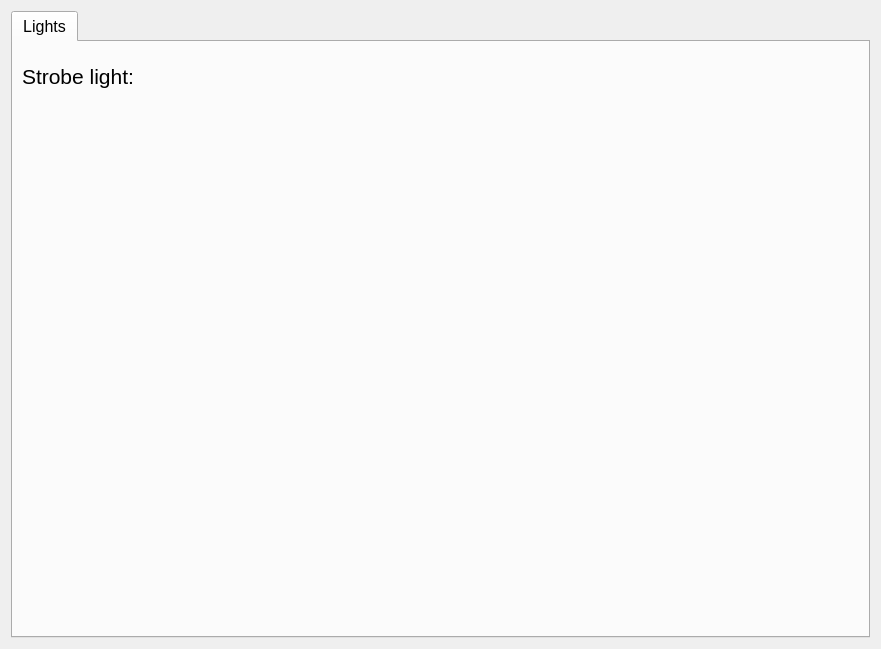
<?xml version="1.0" encoding="UTF-8"?>
<ui version="4.0">
 <class>EmulatorWidget</class>
 <widget class="QWidget" name="EmulatorWidget">
  <property name="geometry">
   <rect>
    <x>0</x>
    <y>0</y>
    <width>881</width>
    <height>649</height>
   </rect>
  </property>
  <property name="windowTitle">
   <string>Form</string>
  </property>
  <layout class="QVBoxLayout" name="verticalLayout">
   <item>
    <widget class="QTabWidget" name="tabWidgetEmulator">
     <property name="font">
      <font>
       <pointsize>12</pointsize>
      </font>
     </property>
     <property name="currentIndex">
      <number>0</number>
     </property>
     <widget class="QWidget" name="lightsTab">
      <attribute name="title">
       <string>Lights</string>
      </attribute>
      <layout class="QVBoxLayout" name="verticalLayout_2">
       <item>
        <layout class="QHBoxLayout" name="horizontalLayout">
         <item>
          <widget class="QLabel" name="label">
           <property name="font">
            <font>
             <pointsize>16</pointsize>
            </font>
           </property>
           <property name="text">
            <string>Strobe light:</string>
           </property>
          </widget>
         </item>
         <item>
          <spacer name="horizontalSpacer_2">
           <property name="orientation">
            <enum>Qt::Horizontal</enum>
           </property>
           <property name="sizeHint" stdset="0">
            <size>
             <width>40</width>
             <height>20</height>
            </size>
           </property>
          </spacer>
         </item>
         <item>
          <widget class="QLabel" name="labelStrobeLight">
           <property name="minimumSize">
            <size>
             <width>50</width>
             <height>50</height>
            </size>
           </property>
           <property name="maximumSize">
            <size>
             <width>50</width>
             <height>50</height>
            </size>
           </property>
           <property name="text">
            <string/>
           </property>
           <property name="pixmap">
            <pixmap resource="../resources.qrc">:/Icons/Icons/led-off.png</pixmap>
           </property>
           <property name="scaledContents">
            <bool>true</bool>
           </property>
          </widget>
         </item>
        </layout>
       </item>
       <item>
        <spacer name="verticalSpacer">
         <property name="orientation">
          <enum>Qt::Vertical</enum>
         </property>
         <property name="sizeHint" stdset="0">
          <size>
           <width>20</width>
           <height>479</height>
          </size>
         </property>
        </spacer>
       </item>
      </layout>
     </widget>
    </widget>
   </item>
  </layout>
 </widget>
 <resources>
  <include location="../resources.qrc"/>
 </resources>
 <connections/>
</ui>
